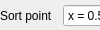
          <widget class="gui::CollapsibleWidget" name="tilemapNode">
           <property name="sizePolicy">
            <sizepolicy hsizetype="Preferred" vsizetype="Maximum">
             <horstretch>0</horstretch>
             <verstretch>0</verstretch>
            </sizepolicy>
           </property>
           <property name="icon" stdset="0">
            <iconset resource="../resource/resource.qrc">
             <normaloff>:/16x16_ico_png/tilemap.png</normaloff>:/16x16_ico_png/tilemap.png</iconset>
           </property>
           <property name="iconVisible" stdset="0">
            <bool>true</bool>
           </property>
           <property name="collapsed" stdset="0">
            <bool>true</bool>
           </property>
           <property name="text" stdset="0">
            <string>Tilemap Placement</string>
           </property>
           <property name="frameShape" stdset="0">
            <enum>QFrame::NoFrame</enum>
           </property>
           <widget class="QWidget" name="page_9">
            <property name="sizePolicy">
             <sizepolicy hsizetype="Preferred" vsizetype="Maximum">
              <horstretch>0</horstretch>
              <verstretch>0</verstretch>
             </sizepolicy>
            </property>
            <layout class="QVBoxLayout" name="verticalLayout_10">
             <item>
              <layout class="QGridLayout" name="gridLayout_12">
               <item row="1" column="0">
                <widget class="QLabel" name="label_80">
                 <property name="text">
                  <string>Map layer</string>
                 </property>
                </widget>
               </item>
               <item row="4" column="0" colspan="2">
                <widget class="QPushButton" name="btnDelTilemapNode">
                 <property name="text">
                  <string>Remove Tilemap Placement</string>
                 </property>
                 <property name="icon">
                  <iconset resource="../resource/resource.qrc">
                   <normaloff>:/16x16_ico_png/delete.png</normaloff>:/16x16_ico_png/delete.png</iconset>
                 </property>
                </widget>
               </item>
               <item row="0" column="0">
                <widget class="QLabel" name="label_61">
                 <property name="sizePolicy">
                  <sizepolicy hsizetype="Maximum" vsizetype="Preferred">
                   <horstretch>0</horstretch>
                   <verstretch>0</verstretch>
                  </sizepolicy>
                 </property>
                 <property name="text">
                  <string>Sort point</string>
                 </property>
                </widget>
               </item>
               <item row="2" column="0">
                <widget class="QLabel" name="label_81">
                 <property name="text">
                  <string>Occlusion</string>
                 </property>
                </widget>
               </item>
               <item row="0" column="1">
                <layout class="QHBoxLayout" name="horizontalLayout_5">
                 <property name="leftMargin">
                  <number>4</number>
                 </property>
                 <property name="topMargin">
                  <number>4</number>
                 </property>
                 <property name="rightMargin">
                  <number>4</number>
                 </property>
                 <property name="bottomMargin">
                  <number>4</number>
                 </property>
                 <item>
                  <widget class="QDoubleSpinBox" name="mnHCenter">
                   <property name="sizePolicy">
                    <sizepolicy hsizetype="Preferred" vsizetype="Fixed">
                     <horstretch>0</horstretch>
                     <verstretch>0</verstretch>
                    </sizepolicy>
                   </property>
                   <property name="prefix">
                    <string>x = </string>
                   </property>
                   <property name="minimum">
                    <double>-100.000000000000000</double>
                   </property>
                   <property name="maximum">
                    <double>100.000000000000000</double>
                   </property>
                   <property name="singleStep">
                    <double>0.100000000000000</double>
                   </property>
                   <property name="stepType">
                    <enum>QAbstractSpinBox::AdaptiveDecimalStepType</enum>
                   </property>
                   <property name="value">
                    <double>0.500000000000000</double>
                   </property>
                  </widget>
                 </item>
                 <item>
                  <widget class="QDoubleSpinBox" name="mnVCenter">
                   <property name="sizePolicy">
                    <sizepolicy hsizetype="Preferred" vsizetype="Fixed">
                     <horstretch>0</horstretch>
                     <verstretch>0</verstretch>
                    </sizepolicy>
                   </property>
                   <property name="prefix">
                    <string>y = </string>
                   </property>
                   <property name="minimum">
                    <double>-100.000000000000000</double>
                   </property>
                   <property name="maximum">
                    <double>100.000000000000000</double>
                   </property>
                   <property name="singleStep">
                    <double>0.100000000000000</double>
                   </property>
                   <property name="stepType">
                    <enum>QAbstractSpinBox::AdaptiveDecimalStepType</enum>
                   </property>
                   <property name="value">
                    <double>1.000000000000000</double>
                   </property>
                  </widget>
                 </item>
                </layout>
               </item>
               <item row="1" column="1">
                <widget class="QSpinBox" name="nodeMapLayer">
                 <property name="maximum">
                  <number>255</number>
                 </property>
                </widget>
               </item>
               <item row="2" column="1">
                <widget class="QComboBox" name="nodeTileOcclusion"/>
               </item>
              </layout>
             </item>
            </layout>
           </widget>
          </widget>
